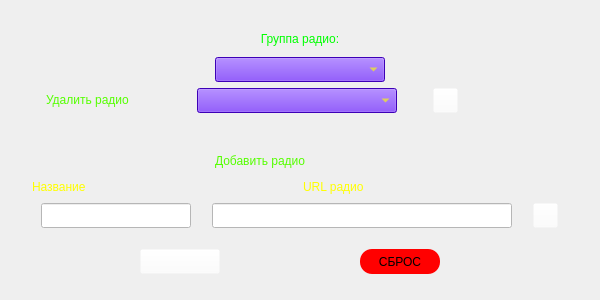
<?xml version="1.0" encoding="UTF-8"?>
<ui version="4.0">
 <class>EditlistRadio</class>
 <widget class="QWidget" name="EditlistRadio">
  <property name="windowModality">
   <enum>Qt::WindowModal</enum>
  </property>
  <property name="geometry">
   <rect>
    <x>0</x>
    <y>0</y>
    <width>600</width>
    <height>300</height>
   </rect>
  </property>
  <property name="minimumSize">
   <size>
    <width>600</width>
    <height>300</height>
   </size>
  </property>
  <property name="maximumSize">
   <size>
    <width>600</width>
    <height>300</height>
   </size>
  </property>
  <property name="windowTitle">
   <string>Form</string>
  </property>
  <property name="styleSheet">
   <string notr="true"/>
  </property>
  <layout class="QGridLayout" name="gridLayout_6">
   <item row="0" column="1">
    <spacer name="verticalSpacer_4">
     <property name="orientation">
      <enum>Qt::Vertical</enum>
     </property>
     <property name="sizeType">
      <enum>QSizePolicy::Fixed</enum>
     </property>
     <property name="sizeHint" stdset="0">
      <size>
       <width>20</width>
       <height>15</height>
      </size>
     </property>
    </spacer>
   </item>
   <item row="1" column="0">
    <spacer name="horizontalSpacer_2">
     <property name="orientation">
      <enum>Qt::Horizontal</enum>
     </property>
     <property name="sizeType">
      <enum>QSizePolicy::Fixed</enum>
     </property>
     <property name="sizeHint" stdset="0">
      <size>
       <width>15</width>
       <height>20</height>
      </size>
     </property>
    </spacer>
   </item>
   <item row="1" column="1">
    <layout class="QGridLayout" name="gridLayout_5">
     <item row="4" column="0">
      <spacer name="verticalSpacer_6">
       <property name="orientation">
        <enum>Qt::Vertical</enum>
       </property>
       <property name="sizeType">
        <enum>QSizePolicy::Fixed</enum>
       </property>
       <property name="sizeHint" stdset="0">
        <size>
         <width>20</width>
         <height>15</height>
        </size>
       </property>
      </spacer>
     </item>
     <item row="2" column="0">
      <spacer name="verticalSpacer_5">
       <property name="orientation">
        <enum>Qt::Vertical</enum>
       </property>
       <property name="sizeType">
        <enum>QSizePolicy::Expanding</enum>
       </property>
       <property name="sizeHint" stdset="0">
        <size>
         <width>17</width>
         <height>13</height>
        </size>
       </property>
      </spacer>
     </item>
     <item row="1" column="0">
      <layout class="QHBoxLayout" name="horizontalLayout_4">
       <item>
        <spacer name="verticalSpacer">
         <property name="orientation">
          <enum>Qt::Vertical</enum>
         </property>
         <property name="sizeType">
          <enum>QSizePolicy::Fixed</enum>
         </property>
         <property name="sizeHint" stdset="0">
          <size>
           <width>20</width>
           <height>13</height>
          </size>
         </property>
        </spacer>
       </item>
       <item>
        <layout class="QHBoxLayout" name="horizontalLayout">
         <property name="spacing">
          <number>6</number>
         </property>
         <property name="sizeConstraint">
          <enum>QLayout::SetMinimumSize</enum>
         </property>
         <item>
          <widget class="QLabel" name="del_label">
           <property name="minimumSize">
            <size>
             <width>135</width>
             <height>20</height>
            </size>
           </property>
           <property name="maximumSize">
            <size>
             <width>100</width>
             <height>20</height>
            </size>
           </property>
           <property name="styleSheet">
            <string notr="true">background-color: rgba(255, 255, 255, 0);
color: rgb(85, 255, 0);
font: 700 italic 14pt &quot;Times New Roman&quot;;</string>
           </property>
           <property name="text">
            <string>Удалить радио</string>
           </property>
          </widget>
         </item>
         <item>
          <spacer name="horizontalSpacer_9">
           <property name="orientation">
            <enum>Qt::Horizontal</enum>
           </property>
           <property name="sizeType">
            <enum>QSizePolicy::Fixed</enum>
           </property>
           <property name="sizeHint" stdset="0">
            <size>
             <width>10</width>
             <height>20</height>
            </size>
           </property>
          </spacer>
         </item>
         <item>
          <widget class="QComboBox" name="del_comboBox">
           <property name="minimumSize">
            <size>
             <width>200</width>
             <height>25</height>
            </size>
           </property>
           <property name="maximumSize">
            <size>
             <width>200</width>
             <height>25</height>
            </size>
           </property>
           <property name="styleSheet">
            <string notr="true">selection-background-color: rgb(255, 255, 0);
font: 700 italic 12pt &quot;Times New Roman&quot;;
background-color: rgb(85, 0, 255);
color: rgb(255, 255, 0);
selection-color: rgb(0, 0, 255);</string>
           </property>
          </widget>
         </item>
         <item>
          <spacer name="horizontalSpacer_15">
           <property name="orientation">
            <enum>Qt::Horizontal</enum>
           </property>
           <property name="sizeType">
            <enum>QSizePolicy::Fixed</enum>
           </property>
           <property name="sizeHint" stdset="0">
            <size>
             <width>30</width>
             <height>20</height>
            </size>
           </property>
          </spacer>
         </item>
         <item>
          <widget class="QPushButton" name="del_pushButton">
           <property name="minimumSize">
            <size>
             <width>25</width>
             <height>25</height>
            </size>
           </property>
           <property name="maximumSize">
            <size>
             <width>25</width>
             <height>25</height>
            </size>
           </property>
           <property name="toolTip">
            <string/>
           </property>
           <property name="styleSheet">
            <string notr="true">background-color: rgba(255, 255, 255, 0);
border-image: url(:/res/del.png);</string>
           </property>
           <property name="text">
            <string/>
           </property>
          </widget>
         </item>
         <item>
          <spacer name="horizontalSpacer_16">
           <property name="orientation">
            <enum>Qt::Horizontal</enum>
           </property>
           <property name="sizeHint" stdset="0">
            <size>
             <width>208</width>
             <height>20</height>
            </size>
           </property>
          </spacer>
         </item>
        </layout>
       </item>
       <item>
        <spacer name="horizontalSpacer_10">
         <property name="orientation">
          <enum>Qt::Horizontal</enum>
         </property>
         <property name="sizeHint" stdset="0">
          <size>
           <width>40</width>
           <height>20</height>
          </size>
         </property>
        </spacer>
       </item>
      </layout>
     </item>
     <item row="0" column="0">
      <layout class="QGridLayout" name="gridLayout_2">
       <item row="0" column="0">
        <spacer name="horizontalSpacer_7">
         <property name="orientation">
          <enum>Qt::Horizontal</enum>
         </property>
         <property name="sizeHint" stdset="0">
          <size>
           <width>168</width>
           <height>20</height>
          </size>
         </property>
        </spacer>
       </item>
       <item row="0" column="1">
        <layout class="QGridLayout" name="gridLayout">
         <item row="1" column="0">
          <widget class="QLabel" name="Category_label">
           <property name="minimumSize">
            <size>
             <width>170</width>
             <height>25</height>
            </size>
           </property>
           <property name="maximumSize">
            <size>
             <width>170</width>
             <height>25</height>
            </size>
           </property>
           <property name="styleSheet">
            <string notr="true">background-color: rgba(255, 255, 255, 0);
color: rgb(0, 255, 0);
font: 700 italic 14pt &quot;Times New Roman&quot;;</string>
           </property>
           <property name="text">
            <string>Группа радио:</string>
           </property>
           <property name="alignment">
            <set>Qt::AlignCenter</set>
           </property>
          </widget>
         </item>
         <item row="2" column="0">
          <widget class="QComboBox" name="Category_comboBox">
           <property name="minimumSize">
            <size>
             <width>170</width>
             <height>25</height>
            </size>
           </property>
           <property name="styleSheet">
            <string notr="true">selection-background-color: rgb(255, 255, 0);
font: 700 italic 12pt &quot;Times New Roman&quot;;
background-color: rgb(85, 0, 255);
color: rgb(255, 255, 0);
selection-color: rgb(0, 0, 255);</string>
           </property>
           <item>
            <property name="text">
             <string/>
            </property>
           </item>
           <item>
            <property name="text">
             <string>Рок</string>
            </property>
           </item>
           <item>
            <property name="text">
             <string>Поп</string>
            </property>
           </item>
           <item>
            <property name="text">
             <string>Танцевальная</string>
            </property>
           </item>
           <item>
            <property name="text">
             <string>Шансон</string>
            </property>
           </item>
           <item>
            <property name="text">
             <string>Реп, хип-хоп</string>
            </property>
           </item>
           <item>
            <property name="text">
             <string>Классика</string>
            </property>
           </item>
           <item>
            <property name="text">
             <string>Детское</string>
            </property>
           </item>
           <item>
            <property name="text">
             <string>Юмор</string>
            </property>
           </item>
           <item>
            <property name="text">
             <string>Новости</string>
            </property>
           </item>
           <item>
            <property name="text">
             <string>Другое</string>
            </property>
           </item>
          </widget>
         </item>
        </layout>
       </item>
       <item row="0" column="2">
        <spacer name="horizontalSpacer_8">
         <property name="orientation">
          <enum>Qt::Horizontal</enum>
         </property>
         <property name="sizeHint" stdset="0">
          <size>
           <width>178</width>
           <height>20</height>
          </size>
         </property>
        </spacer>
       </item>
      </layout>
     </item>
     <item row="3" column="0">
      <layout class="QVBoxLayout" name="verticalLayout">
       <item>
        <layout class="QGridLayout" name="gridLayout_3">
         <item row="0" column="1">
          <widget class="QLabel" name="add_label">
           <property name="minimumSize">
            <size>
             <width>170</width>
             <height>20</height>
            </size>
           </property>
           <property name="maximumSize">
            <size>
             <width>170</width>
             <height>20</height>
            </size>
           </property>
           <property name="styleSheet">
            <string notr="true">background-color: rgba(255, 255, 255, 0);
color: rgb(85, 255, 0);
font: 700 italic 14pt &quot;Times New Roman&quot;;</string>
           </property>
           <property name="text">
            <string>Добавить радио</string>
           </property>
          </widget>
         </item>
         <item row="0" column="2">
          <spacer name="horizontalSpacer_12">
           <property name="orientation">
            <enum>Qt::Horizontal</enum>
           </property>
           <property name="sizeHint" stdset="0">
            <size>
             <width>175</width>
             <height>17</height>
            </size>
           </property>
          </spacer>
         </item>
         <item row="0" column="0">
          <spacer name="horizontalSpacer_11">
           <property name="orientation">
            <enum>Qt::Horizontal</enum>
           </property>
           <property name="sizeHint" stdset="0">
            <size>
             <width>165</width>
             <height>17</height>
            </size>
           </property>
          </spacer>
         </item>
        </layout>
       </item>
       <item>
        <layout class="QGridLayout" name="gridLayout_4">
         <item row="0" column="4">
          <spacer name="horizontalSpacer_3">
           <property name="orientation">
            <enum>Qt::Horizontal</enum>
           </property>
           <property name="sizeHint" stdset="0">
            <size>
             <width>18</width>
             <height>20</height>
            </size>
           </property>
          </spacer>
         </item>
         <item row="0" column="3">
          <widget class="QLabel" name="label_2">
           <property name="styleSheet">
            <string notr="true">font: 700 italic 14pt &quot;Times New Roman&quot;;
color: rgb(255, 255, 0);</string>
           </property>
           <property name="text">
            <string>URL радио</string>
           </property>
          </widget>
         </item>
         <item row="1" column="0" colspan="5">
          <layout class="QHBoxLayout" name="horizontalLayout_2">
           <item>
            <widget class="QLineEdit" name="add_url_lineEdit_2">
             <property name="minimumSize">
              <size>
               <width>150</width>
               <height>25</height>
              </size>
             </property>
             <property name="maximumSize">
              <size>
               <width>150</width>
               <height>25</height>
              </size>
             </property>
             <property name="styleSheet">
              <string notr="true">background-color: rgba(255, 255, 255, 0);
background-color: rgb(255, 255, 255);</string>
             </property>
            </widget>
           </item>
           <item>
            <widget class="QLineEdit" name="add_url_lineEdit">
             <property name="minimumSize">
              <size>
               <width>300</width>
               <height>25</height>
              </size>
             </property>
             <property name="maximumSize">
              <size>
               <width>300</width>
               <height>25</height>
              </size>
             </property>
             <property name="styleSheet">
              <string notr="true">background-color: rgba(255, 255, 255, 0);
background-color: rgb(255, 255, 255);</string>
             </property>
            </widget>
           </item>
           <item>
            <widget class="QPushButton" name="add_pushButton">
             <property name="minimumSize">
              <size>
               <width>25</width>
               <height>25</height>
              </size>
             </property>
             <property name="maximumSize">
              <size>
               <width>25</width>
               <height>25</height>
              </size>
             </property>
             <property name="styleSheet">
              <string notr="true">background-color: rgba(255, 255, 255, 0);
border-image: url(:/res/add.png);</string>
             </property>
             <property name="text">
              <string/>
             </property>
            </widget>
           </item>
          </layout>
         </item>
         <item row="0" column="1">
          <widget class="QLabel" name="label">
           <property name="styleSheet">
            <string notr="true">font: 700 italic 14pt &quot;Times New Roman&quot;;
color: rgb(255, 255, 0);</string>
           </property>
           <property name="text">
            <string>Название</string>
           </property>
          </widget>
         </item>
         <item row="0" column="2">
          <spacer name="horizontalSpacer">
           <property name="orientation">
            <enum>Qt::Horizontal</enum>
           </property>
           <property name="sizeHint" stdset="0">
            <size>
             <width>40</width>
             <height>20</height>
            </size>
           </property>
          </spacer>
         </item>
        </layout>
       </item>
      </layout>
     </item>
     <item row="5" column="0">
      <layout class="QHBoxLayout" name="horizontalLayout_3">
       <item>
        <spacer name="horizontalSpacer_5">
         <property name="orientation">
          <enum>Qt::Horizontal</enum>
         </property>
         <property name="sizeHint" stdset="0">
          <size>
           <width>188</width>
           <height>20</height>
          </size>
         </property>
        </spacer>
       </item>
       <item>
        <widget class="QPushButton" name="return_pushButton">
         <property name="minimumSize">
          <size>
           <width>80</width>
           <height>25</height>
          </size>
         </property>
         <property name="toolTip">
          <string/>
         </property>
         <property name="styleSheet">
          <string notr="true">background-color: rgba(255, 255, 255, 0);
border-image: url(:/res/back.png);</string>
         </property>
         <property name="text">
          <string/>
         </property>
        </widget>
       </item>
       <item>
        <spacer name="horizontalSpacer_6">
         <property name="orientation">
          <enum>Qt::Horizontal</enum>
         </property>
         <property name="sizeHint" stdset="0">
          <size>
           <width>208</width>
           <height>20</height>
          </size>
         </property>
        </spacer>
       </item>
       <item>
        <widget class="QPushButton" name="reset_pushButton">
         <property name="minimumSize">
          <size>
           <width>80</width>
           <height>25</height>
          </size>
         </property>
         <property name="toolTip">
          <string/>
         </property>
         <property name="styleSheet">
          <string notr="true">background-color: rgb(255, 0, 0);
font: 700 italic 12pt &quot;Times New Roman&quot;;
border-radius: 12px;</string>
         </property>
         <property name="text">
          <string>СБРОС</string>
         </property>
        </widget>
       </item>
       <item>
        <spacer name="horizontalSpacer_13">
         <property name="orientation">
          <enum>Qt::Horizontal</enum>
         </property>
         <property name="sizeHint" stdset="0">
          <size>
           <width>208</width>
           <height>20</height>
          </size>
         </property>
        </spacer>
       </item>
      </layout>
     </item>
    </layout>
   </item>
   <item row="1" column="2">
    <spacer name="horizontalSpacer_4">
     <property name="orientation">
      <enum>Qt::Horizontal</enum>
     </property>
     <property name="sizeType">
      <enum>QSizePolicy::Fixed</enum>
     </property>
     <property name="sizeHint" stdset="0">
      <size>
       <width>15</width>
       <height>20</height>
      </size>
     </property>
    </spacer>
   </item>
   <item row="2" column="1">
    <spacer name="verticalSpacer_3">
     <property name="orientation">
      <enum>Qt::Vertical</enum>
     </property>
     <property name="sizeType">
      <enum>QSizePolicy::Fixed</enum>
     </property>
     <property name="sizeHint" stdset="0">
      <size>
       <width>20</width>
       <height>15</height>
      </size>
     </property>
    </spacer>
   </item>
  </layout>
 </widget>
 <resources/>
 <connections/>
</ui>
